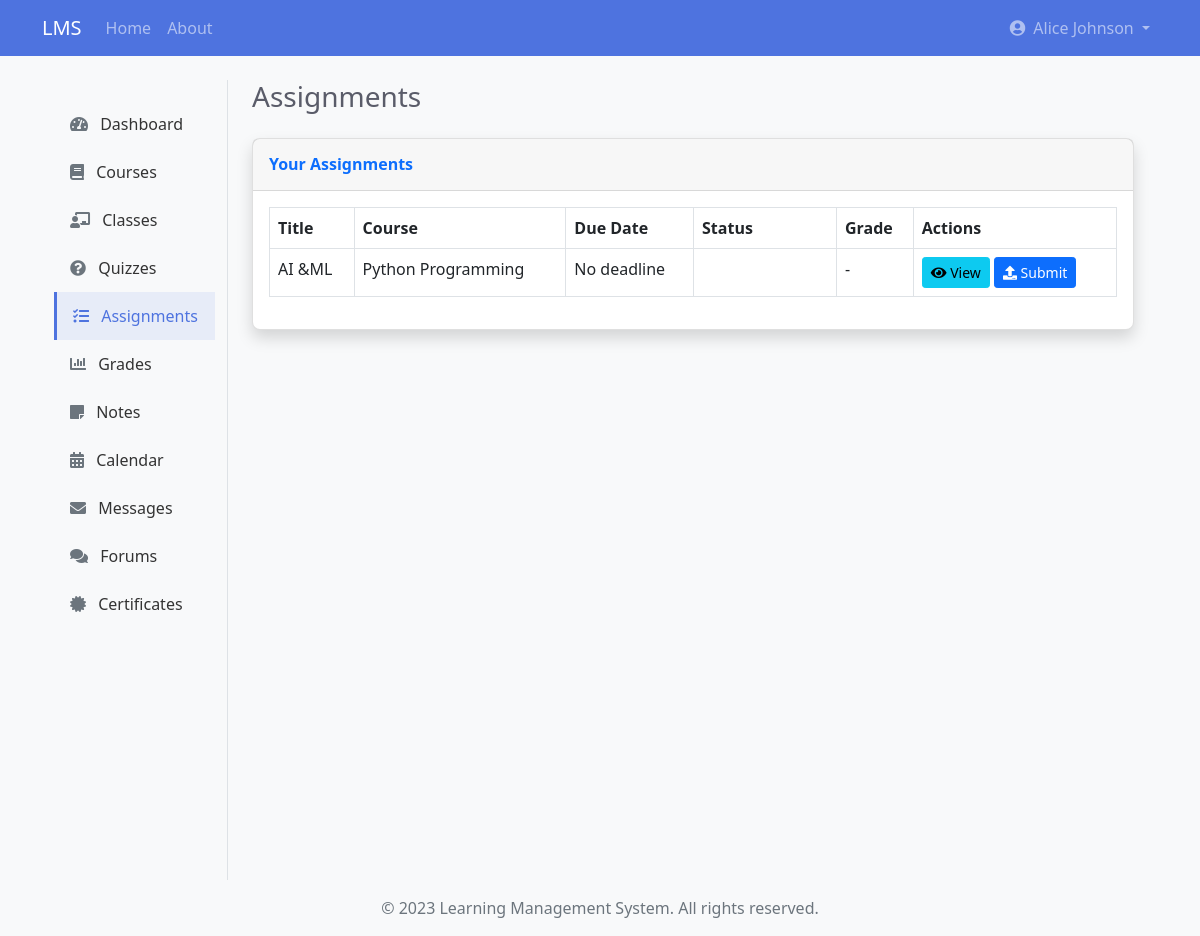
/student/assignments (signed in), run on the app's committed database.
### app/models/user.py (models this page shows, shortened)
class User(db.Model, UserMixin):
    id = db.Column(db.Integer, primary_key=True)
    username = db.Column(db.String(50), unique=True, nullable=False)
    email = db.Column(db.String(120), unique=True, nullable=False)
    password = db.Column(db.String(60), nullable=False)
    first_name = db.Column(db.String(50), nullable=False)
    last_name = db.Column(db.String(50), nullable=False)
    role = db.Column(db.String(20), nullable=False)
    created_at = db.Column(db.DateTime, default=datetime.utcnow)
    last_login = db.Column(db.DateTime, nullable=True)
    is_active = db.Column(db.Boolean, default=True)
    is_email_verified = db.Column(db.Boolean, default=False)
    profile = db.relationship(
        'UserProfile', backref='user', uselist=False, cascade='all, delete-orphan')
    courses_teaching = db.relationship(
        'Course', backref='instructor', lazy=True)
    enrollments = db.relationship('Enrollment', backref='student', lazy=True)
    parent_of = db.relationship('ParentStudent',
                                foreign_keys='ParentStudent.parent_id',
                                backref='parent', lazy=True)

class Assignment(db.Model):
    __tablename__ = 'assignments'
    id = db.Column(db.Integer, primary_key=True)
    title = db.Column(db.String(100), nullable=False)
    description = db.Column(db.Text, nullable=False)
    course_id = db.Column(db.Integer, db.ForeignKey(
        'course.id'), nullable=False)
    module_id = db.Column(
        db.Integer, db.ForeignKey('module.id'), nullable=True)
    created_by_id = db.Column(
        db.Integer, db.ForeignKey('user.id'), nullable=False)
    created_at = db.Column(db.DateTime, default=datetime.utcnow)
    due_date = db.Column(db.DateTime, nullable=True)
    max_points = db.Column(db.Float, default=100.0)
    allowed_file_extensions = db.Column(
        db.String(255), default='pdf,doc,docx,zip')
    max_file_size_mb = db.Column(db.Integer, default=10)
    plagiarism_check = db.Column(db.Boolean, default=False)
    course = db.relationship('Course', backref='assignments')
    module = db.relationship('Module', backref='assignments')
    created_by = db.relationship('User', backref='created_assignments')
    submissions = db.relationship(
        'AssignmentSubmission', backref='assignment', lazy=True, cascade='all, delete-orphan')

class Course(db.Model):
    id = db.Column(db.Integer, primary_key=True)
    title = db.Column(db.String(100), nullable=False)
    description = db.Column(db.Text, nullable=True)
    instructor_id = db.Column(
        db.Integer, db.ForeignKey('user.id'), nullable=False)
    created_at = db.Column(db.DateTime, default=datetime.utcnow)
    category_id = db.Column(db.Integer, db.ForeignKey(
        'course_category.id'), nullable=True)
    thumbnail = db.Column(db.String(255), nullable=True)
    is_published = db.Column(db.Boolean, default=False)
    is_featured = db.Column(db.Boolean, default=False)
    enable_drip = db.Column(db.Boolean, default=False)
    drip_interval_days = db.Column(
        db.Integer, default=0)  # 0 means no interval
    enrollments = db.relationship('Enrollment', backref='course', lazy=True)
    modules = db.relationship(
        'Module', backref='course', lazy=True, order_by='Module.order')
    prerequisites = db.relationship(
        'Course', secondary=course_prerequisites,
        primaryjoin=(course_prerequisites.c.course_id == id),
        secondaryjoin=(course_prerequisites.c.prerequisite_id == id),
        backref=db.backref('required_for', lazy='dynamic'),
        lazy='dynamic'
    )

### app/routes/student.py (the view)
@student.route('/assignments')
@login_required
@student_required
def assignments():
    enrollments = Enrollment.query.filter_by(student_id=current_user.id).all()
    course_ids = [enrollment.course_id for enrollment in enrollments]
    assignments = Assignment.query.filter(
        Assignment.course_id.in_(course_ids)
    ).order_by(Assignment.due_date.asc()).all()
    assignment_data = []
    now = datetime.now()
    for assignment in assignments:
        submission = AssignmentSubmission.query.filter_by(
            assignment_id=assignment.id,
            student_id=current_user.id
        ).first()
        status = "Not Submitted"
        if submission:
            if submission.graded_at:
                status = "Graded"
            else:
                status = "Submitted"
        elif assignment.due_date and assignment.due_date < now:
            status = "Overdue"
        assignment_data.append({
            'assignment': assignment,
            'course': Course.query.get(assignment.course_id),
            'submission': submission,
            'status': status
        })
    return render_template('student/assignments.html', assignment_data=assignment_data)

### app/models/user.py (called while the page is built)
@login_manager.user_loader
def load_user(user_id):
    return User.query.get(int(user_id))

### app/routes/student.py (called while the page is built)
def student_required(f):
    @wraps(f)
    def decorated_function(*args, **kwargs):
        if not current_user.is_authenticated or current_user.role != UserRole.STUDENT:
            flash('You do not have permission to access this page.', 'danger')
            return redirect(url_for('main.index'))
        return f(*args, **kwargs)
    return decorated_function

### app/templates/student/assignments.html (shortened to what this page needs)
{% extends "base.html" %}
{% block content %}
<div class="container-fluid">
    <div class="row">
        <div class="col-md-3 col-lg-2 d-md-block bg-light sidebar collapse">
            {% include 'student/sidebar.html' %}
        </div>
        <div class="col-md-9 ms-sm-auto col-lg-10 px-md-4">
            <div class="d-sm-flex align-items-center justify-content-between mb-4">
                <h1 class="h3 mb-0 text-gray-800">Assignments</h1>
            </div>
    <div class="row">
        <div class="col-12">
            <div class="card shadow mb-4">
                <div class="card-header py-3">
                    <h6 class="m-0 font-weight-bold text-primary">Your Assignments</h6>
                </div>
                <div class="card-body">
                    {% if assignment_data %}
                    <div class="table-responsive">
                        <table class="table table-bordered" id="assignmentsTable" width="100%" cellspacing="0">
                            <thead>
                                <tr>
                                    <th>Title</th>
                                    <th>Course</th>
                                    <th>Due Date</th>
                                    <th>Status</th>
                                    <th>Grade</th>
                                    <th>Actions</th>
                                </tr>
                            </thead>
                            <tbody>
                                {% for data in assignment_data %}
                                <tr>
                                    <td>{{ data.assignment.title }}</td>
                                    <td>{{ data.course.title }}</td>
                                    <td>
                                        {% if data.assignment.due_date %}
                                            {{ data.assignment.due_date.strftime('%Y-%m-%d %H:%M') }}
                                            {% if data.status == "Overdue" %}
                                                <span class="badge badge-danger">Overdue</span>
                                            {% endif %}
                                        {% else %}
                                            No deadline
                                        {% endif %}
                                    </td>
                                    <td>
                                        {% if data.status == "Graded" %}
                                            <span class="badge badge-success">Graded</span>
                                        {% elif data.status == "Submitted" %}
                                            <span class="badge badge-primary">Submitted</span>
                                        {% elif data.status == "Overdue" %}
                                            <span class="badge badge-danger">Overdue</span>
                                        {% else %}
                                            <span class="badge badge-warning">Not Submitted</span>
                                        {% endif %}
                                    </td>
                                    <td>
                                        {% if data.submission and data.submission.points is not none %}
                                            {{ data.submission.points }}/{{ data.assignment.max_points }}
                                            ({{ (data.submission.points / data.assignment.max_points * 100)|round(1) }}%)
                                        {% else %}
                                            -
                                        {% endif %}
                                    </td>
                                    <td>
                                        <a href="{{ url_for('student.assignment_details', assignment_id=data.assignment.id) }}" class="btn btn-sm btn-info">
                                            <i class="fas fa-eye"></i> View
                                        </a>
                                        {% if not data.submission %}
                                            <a href="{{ url_for('student.submit_assignment', assignment_id=data.assignment.id) }}" class="btn btn-sm btn-primary">
                                                <i class="fas fa-upload"></i> Submit
                                            </a>
                                        {% elif not data.submission.graded_at %}
                                            <a href="{{ url_for('student.edit_assignment_submission', assignment_id=data.assignment.id) }}" class="btn btn-sm btn-warning">
                                                <i class="fas fa-edit"></i> Edit
                                            </a>
                                        {% endif %}
                                    </td>
                                </tr>
                                {% endfor %}
                            </tbody>
                        </table>
                    </div>
                    {% else %}
                    <div class="text-center py-4">
                        <p class="lead">No assignments available for your courses.</p>
                    </div>
                    {% endif %}
                </div>
            </div>
                </div>
            </div>
        </div>
    </div>
</div>
{% endblock %}

### app/templates/base.html (shortened to what this page needs)
<!DOCTYPE html>
<html lang="en">
<head>
    <link href="https://cdn.jsdelivr.net/npm/bootstrap@5.1.0/dist/css/bootstrap.min.css" rel="stylesheet">
    <link rel="stylesheet" href="https://cdnjs.cloudflare.com/ajax/libs/font-awesome/5.15.4/css/all.min.css">
    <link rel="stylesheet" href="{{ url_for('static', filename='css/style.css') }}">
</head>
<body {% if current_user.is_authenticated %}
      data-user-role="{{ current_user.role }}"
      data-admin-dashboard-url="{{ url_for('admin.dashboard', _external=True) }}"
      data-instructor-dashboard-url="{{ url_for('instructor.dashboard', _external=True) }}"
      data-student-dashboard-url="{{ url_for('student.dashboard', _external=True) }}"
      data-parent-dashboard-url="{{ url_for('parent.dashboard', _external=True) }}"
      data-guest-dashboard-url="{{ url_for('guest.dashboard', _external=True) }}"
      {% endif %}>
    <nav class="navbar navbar-expand-lg navbar-dark bg-primary">
        <div class="container">
            <a class="navbar-brand" href="{{ url_for('main.index') }}">LMS</a>
            <div class="collapse navbar-collapse" id="navbarNav">
                <ul class="navbar-nav me-auto">
                    <li class="nav-item">
                        <a class="nav-link" href="{{ url_for('main.index') }}">Home</a>
                    </li>
                    <li class="nav-item">
                        <a class="nav-link" href="{{ url_for('main.about') }}">About</a>
                    </li>
                </ul>
                <ul class="navbar-nav">
                    {% if current_user.is_authenticated %}
                        <li class="nav-item dropdown">
                            <a class="nav-link dropdown-toggle" href="#" id="navbarDropdown" role="button" data-bs-toggle="dropdown" aria-expanded="false">
                                {% if current_user.profile and current_user.profile.profile_picture %}
                                <img src="{{ url_for('static', filename='uploads/profile/' + current_user.profile.profile_picture) }}"
                                     class="rounded-circle me-1" alt="Profile" style="width: 24px; height: 24px; object-fit: cover;">
                                {% else %}
                                <i class="fas fa-user-circle me-1"></i>
                                {% endif %}
                                {{ current_user.first_name }} {{ current_user.last_name }}
                            </a>
                        </li>
                    {% endif %}
                </ul>
            </div>
        </div>
    </nav>
    <div class="container mt-4">
        {% block content %}{% endblock %}
    </div>
    <footer class="footer mt-auto py-3 bg-light">
        <div class="container text-center">
            <span class="text-muted">&copy; 2023 Learning Management System. All rights reserved.</span>
        </div>
    </footer>
</body>
</html>

### app/static/css/style.css (style rules this page uses)
body { font-family: 'Segoe UI', Tahoma, Geneva, Verdana, sans-serif; background-color: #f8f9fa; }
.card { border-radius: 0.5rem; box-shadow: 0 0.125rem 0.25rem rgba(0, 0, 0, 0.075); margin-bottom: 1.5rem; }
.card-header { border-top-left-radius: 0.5rem; border-top-right-radius: 0.5rem; }
.text-gray-800 { color: #5a5c69 !important; }
.navbar-dark.bg-primary { background-color: #4e73df !important; }
.footer { position: relative; margin-top: 2rem; }
.font-weight-bold { font-weight: 700 !important; }
.badge { font-weight: 600; padding: 0.35em 0.65em; }
.sidebar { position: sticky; top: 0; height: 100vh; padding-top: 20px; overflow-x: hidden; overflow-y: auto; border-right: 1px solid #dee2e6; }

### data on the page
User: first_name "Alice", last_name "Johnson"
Assignment: assignment "AI &ML"
Course: course "Python Programming"
